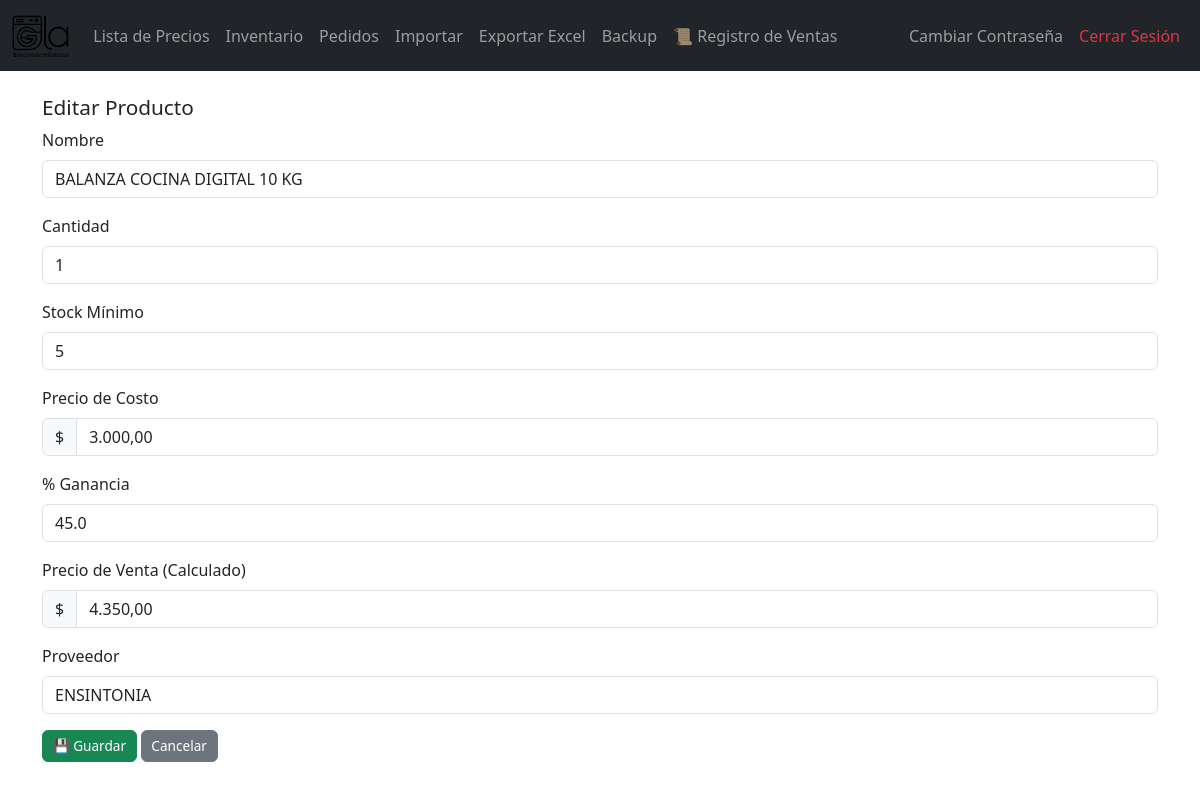
/editar/21 (signed in), run on an earlier commit of the app's database.
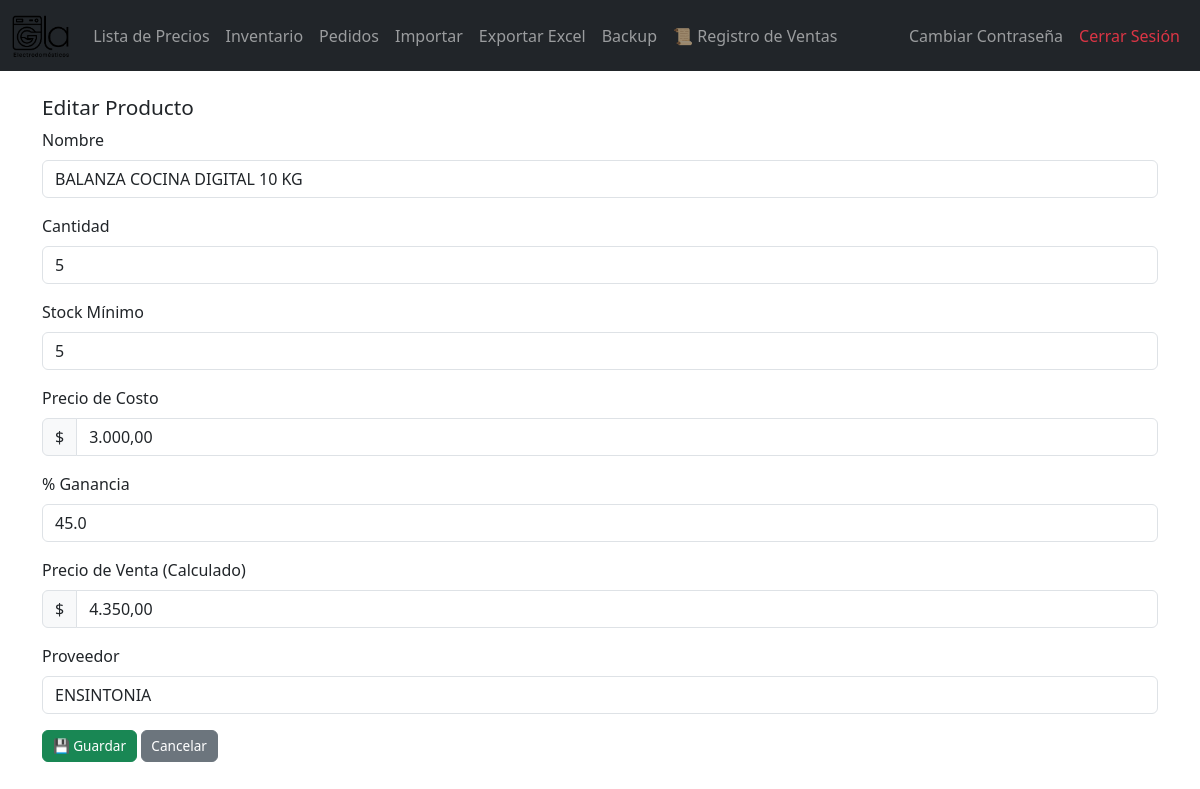
And on a later commit of the database.
### tables this page shows
CREATE TABLE productos (
        id INTEGER PRIMARY KEY AUTOINCREMENT,
        nombre TEXT NOT NULL,
        cantidad INTEGER NOT NULL,
        stock_minimo INTEGER NOT NULL,
        precio_costo REAL NOT NULL,
        proveedor TEXT NOT NULL,
        ganancia REAL DEFAULT 0
    );

### app_negocio.py (the view, shortened to what this page needs)
@app.route("/editar/<int:id>", methods=["GET","POST"])
def editar(id):
    if "usuario" not in session:
        return redirect(url_for("login"))
    producto = obtener_producto(id)
    if not producto:
        return "No encontrado", 404
    return render_template("editar.html", p=producto)

### app_negocio.py (called while the page is built)
@app.template_filter('precio')
def format_precio(value):
    try:
        return f"{float(value):,.2f}".replace(',', 'X').replace('.', ',').replace('X', '.')
    except:
        return value

def get_connection():
    conn = sqlite3.connect(DB_NAME)
    conn.row_factory = sqlite3.Row
    return conn

def obtener_producto(id):
    conn = get_connection()
    p = conn.execute("SELECT * FROM productos WHERE id=?", (id,)).fetchone()
    conn.close()
    return p

### templates/editar.html (shortened to what this page needs)
{% extends "layout.html" %}
{% block content %}
<h2>Editar Producto</h2>
<form method="post">
    <div class="mb-3">
        <label for="nombre" class="form-label">Nombre</label>
        <input type="text" class="form-control" name="nombre" id="nombre" value="{{ p['nombre'] }}" required>
    </div>
    <div class="mb-3">
        <label for="cantidad" class="form-label">Cantidad</label>
        <input type="number" class="form-control" name="cantidad" id="cantidad" value="{{ p['cantidad'] }}" required>
    </div>
    <div class="mb-3">
        <label for="stock_minimo" class="form-label">Stock Mínimo</label>
        <input type="number" class="form-control" name="stock_minimo" id="stock_minimo" value="{{ p['stock_minimo'] }}" required>
    </div>
    <div class="mb-3">
        <label for="precio_costo" class="form-label">Precio de Costo</label>
        <div class="input-group">
            <span class="input-group-text">$</span>
            <input type="text" class="form-control" name="precio_costo" id="precio_costo" value="{{ p['precio_costo']|precio }}" required>
        </div>
    </div>
    <div class="mb-3">
        <label for="ganancia" class="form-label">% Ganancia</label>
        <input type="text" class="form-control" name="ganancia" id="ganancia" value="{{ p['ganancia'] }}">
    </div>
    <div class="mb-3">
        <label for="precio_venta" class="form-label">Precio de Venta (Calculado)</label>
        <div class="input-group">
            <span class="input-group-text">$</span>
            <input type="text" class="form-control" id="precio_venta" readonly>
        </div>
    </div>
    <div class="mb-3">
        <label for="proveedor" class="form-label">Proveedor</label>
        <input type="text" class="form-control" name="proveedor" id="proveedor" value="{{ p['proveedor'] }}">
    </div>
    <button type="submit" class="btn btn-success">💾 Guardar</button>
    <a href="{{ url_for('inventario') }}" class="btn btn-secondary">Cancelar</a>
</form>
{% endblock %}

What changed in the data, as far as the page shows it:
changed productos "BALANZA COCINA DIGITAL 10 KG": cantidad "1" → "5"
